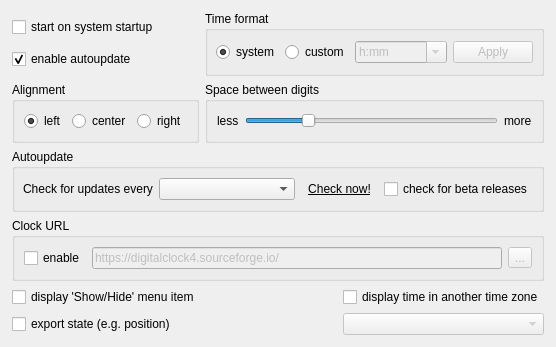
     <widget class="QWidget" name="misc_tab">
      <attribute name="title">
       <string>Misc</string>
      </attribute>
      <layout class="QGridLayout" name="misc_layout">
       <property name="leftMargin">
        <number>12</number>
       </property>
       <property name="rightMargin">
        <number>12</number>
       </property>
       <property name="bottomMargin">
        <number>12</number>
       </property>
       <item row="0" column="0">
        <layout class="QVBoxLayout" name="verticalLayout">
         <item>
          <widget class="QCheckBox" name="autostart">
           <property name="text">
            <string>start on system startup</string>
           </property>
          </widget>
         </item>
         <item>
          <widget class="QCheckBox" name="enable_autoupdate">
           <property name="text">
            <string>enable autoupdate</string>
           </property>
           <property name="checked">
            <bool>true</bool>
           </property>
          </widget>
         </item>
        </layout>
       </item>
       <item row="0" column="1" colspan="2">
        <widget class="QGroupBox" name="time_format_group">
         <property name="title">
          <string>Time format</string>
         </property>
         <layout class="QHBoxLayout" name="time_format_layout">
          <property name="leftMargin">
           <number>8</number>
          </property>
          <property name="topMargin">
           <number>10</number>
          </property>
          <property name="rightMargin">
           <number>8</number>
          </property>
          <property name="bottomMargin">
           <number>10</number>
          </property>
          <item>
           <widget class="QRadioButton" name="system_format">
            <property name="text">
             <string>system</string>
            </property>
            <property name="checked">
             <bool>true</bool>
            </property>
           </widget>
          </item>
          <item>
           <widget class="QRadioButton" name="custom_format">
            <property name="text">
             <string>custom</string>
            </property>
           </widget>
          </item>
          <item>
           <widget class="QComboBox" name="format_box">
            <property name="enabled">
             <bool>false</bool>
            </property>
            <property name="editable">
             <bool>true</bool>
            </property>
            <item>
             <property name="text">
              <string notr="true">h:mm</string>
             </property>
            </item>
            <item>
             <property name="text">
              <string notr="true">hh:mm</string>
             </property>
            </item>
            <item>
             <property name="text">
              <string notr="true">hh:mm:ss</string>
             </property>
            </item>
            <item>
             <property name="text">
              <string notr="true">h:mmA</string>
             </property>
            </item>
            <item>
             <property name="text">
              <string notr="true">hh:mmA</string>
             </property>
            </item>
            <item>
             <property name="text">
              <string notr="true">hh:mm:ssA</string>
             </property>
            </item>
            <item>
             <property name="text">
              <string notr="true">H:mm</string>
             </property>
            </item>
            <item>
             <property name="text">
              <string notr="true">HH:mm</string>
             </property>
            </item>
            <item>
             <property name="text">
              <string notr="true">HH:mm:ss</string>
             </property>
            </item>
            <item>
             <property name="text">
              <string notr="true">hh\nmm</string>
             </property>
            </item>
            <item>
             <property name="text">
              <string notr="true">HH\nmm</string>
             </property>
            </item>
            <item>
             <property name="text">
              <string notr="true">hh\nmm\nA</string>
             </property>
            </item>
           </widget>
          </item>
          <item>
           <widget class="QPushButton" name="apply_btn">
            <property name="enabled">
             <bool>false</bool>
            </property>
            <property name="text">
             <string>Apply</string>
            </property>
           </widget>
          </item>
         </layout>
        </widget>
       </item>
       <item row="1" column="0">
        <widget class="QGroupBox" name="align_group">
         <property name="title">
          <string>Alignment</string>
         </property>
         <layout class="QHBoxLayout" name="horizontalLayout">
          <item>
           <widget class="QRadioButton" name="align_left_rbtn">
            <property name="text">
             <string>left</string>
            </property>
            <property name="checked">
             <bool>true</bool>
            </property>
           </widget>
          </item>
          <item>
           <widget class="QRadioButton" name="align_center_rbtn">
            <property name="text">
             <string>center</string>
            </property>
           </widget>
          </item>
          <item>
           <widget class="QRadioButton" name="align_right_rbtn">
            <property name="text">
             <string>right</string>
            </property>
           </widget>
          </item>
         </layout>
        </widget>
       </item>
       <item row="1" column="1" colspan="2">
        <widget class="QGroupBox" name="space_group">
         <property name="title">
          <string>Space between digits</string>
         </property>
         <layout class="QHBoxLayout" name="space_layout">
          <item>
           <widget class="QLabel" name="space_less_label">
            <property name="text">
             <string>less</string>
            </property>
           </widget>
          </item>
          <item>
           <widget class="QSlider" name="space_slider">
            <property name="minimum">
             <number>-10</number>
            </property>
            <property name="maximum">
             <number>50</number>
            </property>
            <property name="value">
             <number>4</number>
            </property>
            <property name="orientation">
             <enum>Qt::Horizontal</enum>
            </property>
            <property name="tickPosition">
             <enum>QSlider::NoTicks</enum>
            </property>
           </widget>
          </item>
          <item>
           <widget class="QLabel" name="space_more_label">
            <property name="text">
             <string>more</string>
            </property>
           </widget>
          </item>
         </layout>
        </widget>
       </item>
       <item row="2" column="0" colspan="3">
        <widget class="QGroupBox" name="autoupdate_group">
         <property name="title">
          <string>Autoupdate</string>
         </property>
         <layout class="QHBoxLayout" name="autoupdate_layout" stretch="0,1,0,0">
          <property name="leftMargin">
           <number>8</number>
          </property>
          <property name="rightMargin">
           <number>8</number>
          </property>
          <item>
           <widget class="QLabel" name="update_period_label">
            <property name="text">
             <string>Check for updates every</string>
            </property>
           </widget>
          </item>
          <item>
           <widget class="QComboBox" name="update_period_box"/>
          </item>
          <item>
           <widget class="QToolButton" name="check_upd_now_btn">
            <property name="font">
             <font>
              <underline>true</underline>
             </font>
            </property>
            <property name="text">
             <string>Check now!</string>
            </property>
            <property name="toolButtonStyle">
             <enum>Qt::ToolButtonTextOnly</enum>
            </property>
            <property name="autoRaise">
             <bool>true</bool>
            </property>
           </widget>
          </item>
          <item>
           <widget class="QCheckBox" name="check_for_beta">
            <property name="text">
             <string>check for beta releases</string>
            </property>
           </widget>
          </item>
         </layout>
        </widget>
       </item>
       <item row="3" column="0" colspan="3">
        <widget class="QGroupBox" name="clock_url_group">
         <property name="toolTip">
          <string>If enabled, given URL will be opened with default web browser when you click on clock</string>
         </property>
         <property name="title">
          <string>Clock URL</string>
         </property>
         <layout class="QHBoxLayout" name="clock_url_layout">
          <item>
           <widget class="QCheckBox" name="clock_url_enabled">
            <property name="text">
             <string>enable</string>
            </property>
           </widget>
          </item>
          <item>
           <widget class="QLineEdit" name="clock_url_edit">
            <property name="enabled">
             <bool>false</bool>
            </property>
            <property name="text">
             <string notr="true">https://digitalclock4.sourceforge.io/</string>
            </property>
           </widget>
          </item>
          <item>
           <widget class="QToolButton" name="browse_url_file_btn">
            <property name="enabled">
             <bool>false</bool>
            </property>
            <property name="toolTip">
             <string>Browse for local file instead of URL</string>
            </property>
            <property name="text">
             <string notr="true">...</string>
            </property>
           </widget>
          </item>
         </layout>
        </widget>
       </item>
       <item row="4" column="0" colspan="2">
        <widget class="QCheckBox" name="show_hide_enable">
         <property name="text">
          <string>display 'Show/Hide' menu item</string>
         </property>
        </widget>
       </item>
       <item row="4" column="2">
        <widget class="QCheckBox" name="change_time_zone_cbx">
         <property name="text">
          <string>display time in another time zone</string>
         </property>
        </widget>
       </item>
       <item row="5" column="0" colspan="2">
        <widget class="QCheckBox" name="export_state">
         <property name="text">
          <string>export state (e.g. position)</string>
         </property>
        </widget>
       </item>
       <item row="5" column="2">
        <widget class="QComboBox" name="time_zone_box">
         <property name="enabled">
          <bool>false</bool>
         </property>
        </widget>
       </item>
      </layout>
     </widget>
